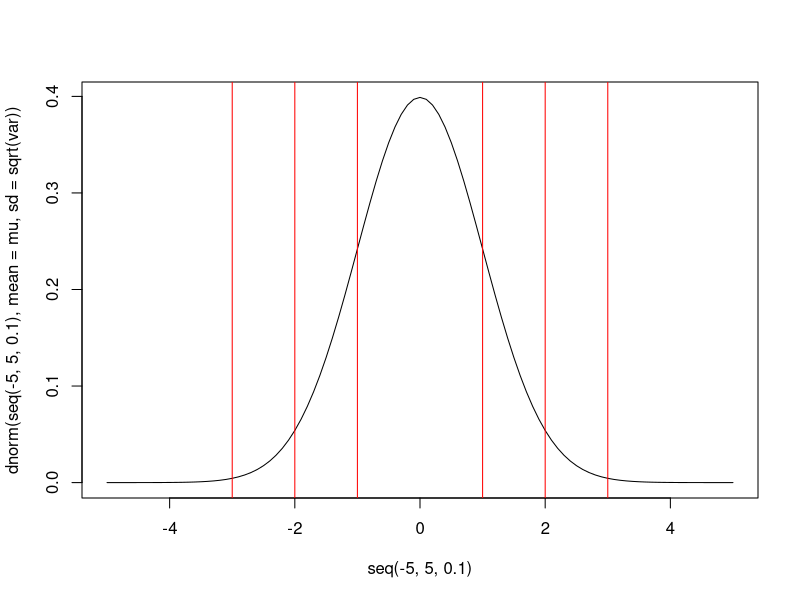
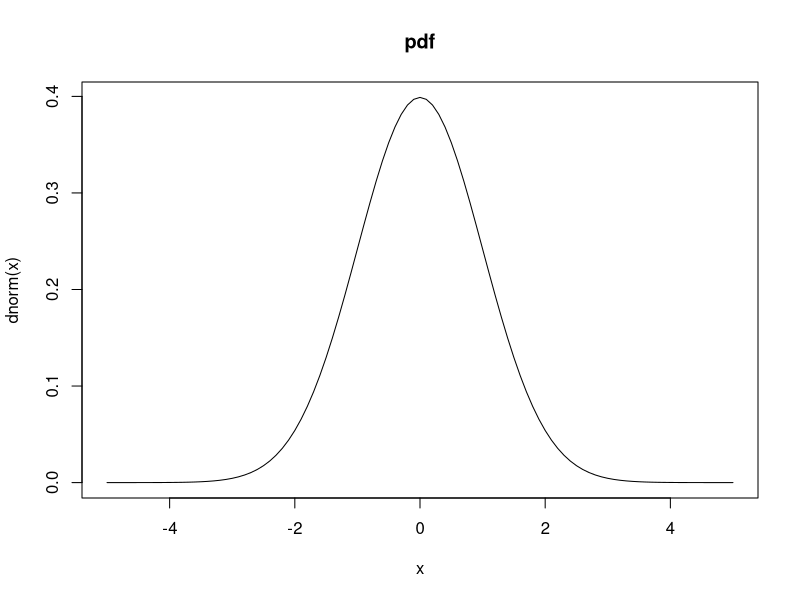
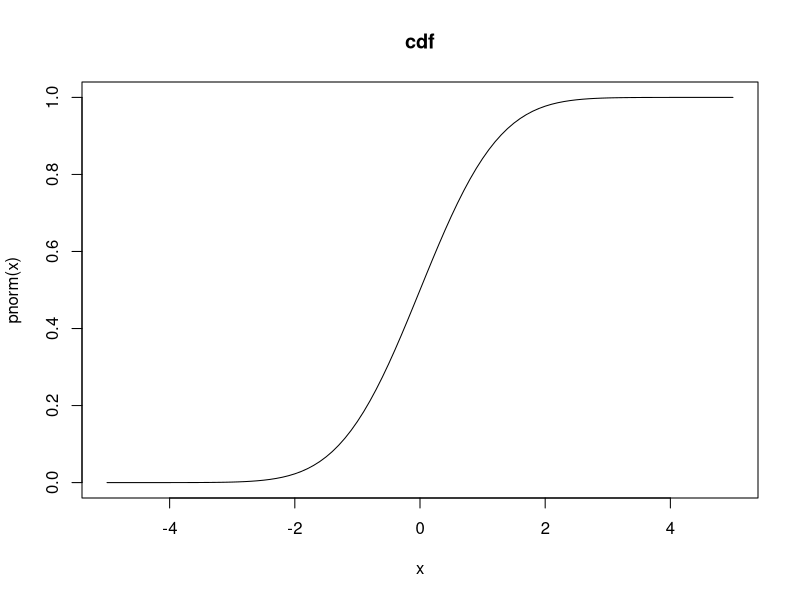
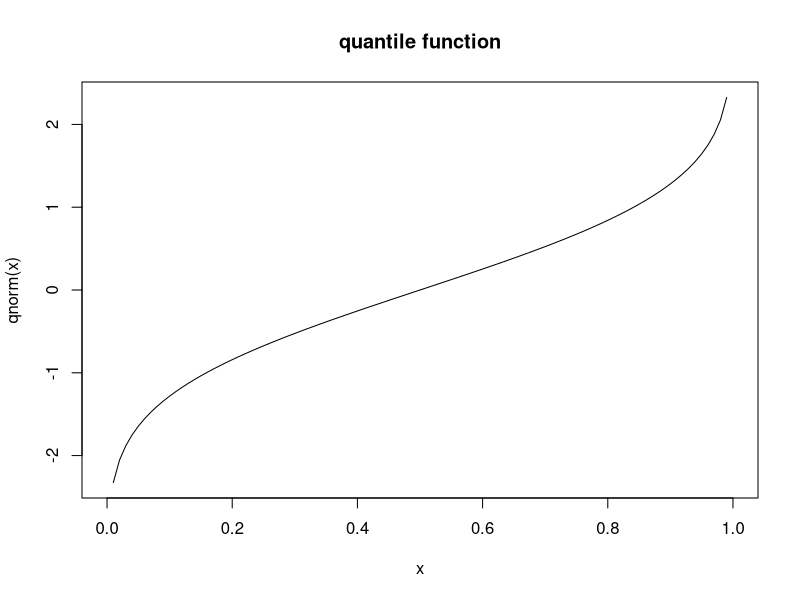
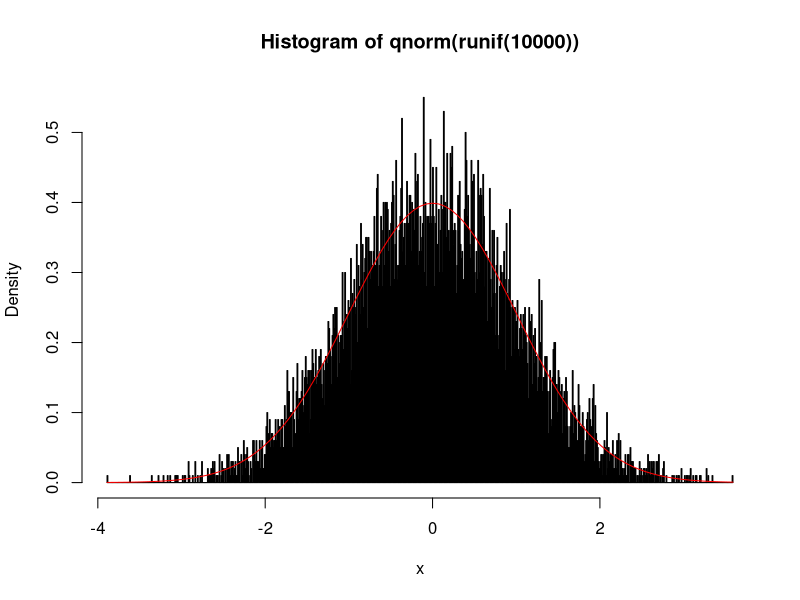

Source code (R) for these figures, in order:
## Exercises for continues random variables


## Tasks

#a) consider again the bus stop example from the slides:
#Example:
#A man arrives at a bus stop at a random time (that is, with no regard for the scheduled service) to
#catch the next bus. Buses run every 30 minutes without fail, hence the next bus will come any time
#during the next 30 minutes with evenly distributed probability (a uniform distribution). Find the
#probability that a bus will come within the next 10 minutes.

# Estimate the probability P(X>20) with simulation and estimate the exact probability
# using the R cumulative probability function for uniform distributions punif

##bus stop simulated
timetoleave = runif(10000,0,30)
sum( timetoleave<=10 ) / length(timetoleave)

#Exact probability using punif
1-punif(20,0,30,lower.tail = T)


#b) Plot the pdf of a normal distribution.
#   Use variables that allow it to easily change the used mean and variance
#   Further, indicate location of mu+-sigma, mu+-2sigma, mu+-3sigma in the plot
#   Finally, calculate the probability P(mu-sigma<X<mu+sigma).
mu = 0
var = 1
#plot the pdf
plot(seq(-5,5,0.1),dnorm(seq(-5,5,0.1),mean = mu,sd = sqrt(var)),type = 'l')

#indicate mu+-sigma
for(i in 1:3){
  abline( v=(mu-sqrt(var)*i),col='red' )
  abline( v=(mu+sqrt(var)*i),col='red' )
}

# P(mu-sigma<X<mu+sigma)
probBetween2std = 1- (2*pnorm(mu-sqrt(var),mean=mu,sd=sqrt(var)))


## c) Plot the pdf, cdf, and quantile function of the standard normal distribution
#     How can you use the uniform distribution and quantile function to generate 
#     random samples from any pdf. Use random samples from the uniform distribution and the
#     quantile function to generate samples from a standard normal distribution.

##plot functions
curve(dnorm,xlim=c(-5,5),main='pdf')
curve(pnorm,xlim=c(-5,5),main='cdf')
curve(qnorm,main='quantile function')

#create random samples
hist(qnorm(runif(10000)),freq = F,xlab='x',breaks = 1000)
curve(dnorm,add = T,col='red')

